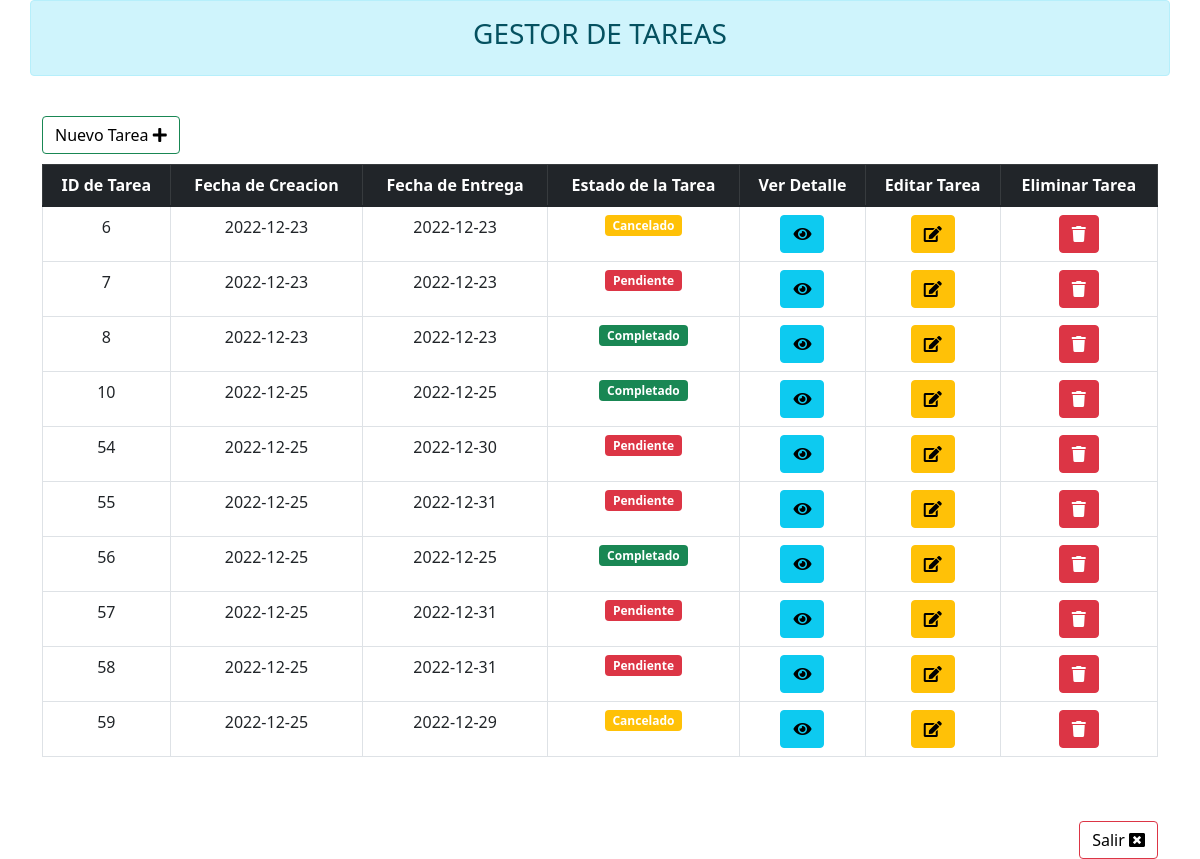
Screenshot of /examenFinal/dashboard with the database file from the repository.
### examenFinal/models.py (models this page shows)
class tareasExamen(models.Model):
    fechaCreacion = models.CharField(max_length=256,default='24-09-2022')
    fechaEntrega = models.CharField(max_length=256,default='30-09-2022')
    descripcion = models.CharField(max_length=512,default='')
    estadoTarea = models.CharField(max_length=128,default='PROGRESO')

### examenFinal/views.py (the view)
# urls.py: path('dashboard',views.dashboard,name='dashboard'),
def dashboard(request):
    return render(request,'examenFinal/dashboard.html',{
        'tareas_totales':tareasExamen.objects.all().order_by('id')
    })

### examenFinal/templates/examenFinal/dashboard.html (shortened to what this page needs)
<!DOCTYPE html>
<html lang="es">
    <head>
        <link href="https://cdn.jsdelivr.net/npm/bootstrap@5.1.3/dist/css/bootstrap.min.css" rel="stylesheet">
        <link rel="stylesheet" href="https://use.fontawesome.com/releases/v5.8.1/css/all.css">
    </head>
    <body>
        <div class="container">
            <div class="row alert alert-info text-center">
                <h3>GESTOR DE TAREAS</h3>
            </div>
            <br>
            <div>
                <a class="btn btn-outline-success float-start" style="color: black;" data-bs-toggle="modal" data-bs-target="#nuevaTarea"> Nuevo Tarea  <i class="fa fa-plus"></i></a>
            </div>
            <br>
            <br>
            <table class="table table-bordered table-hover text-center" style="font-size: 16px;">
                <thead class="table-dark text-center">
                        <th scope="col">ID de Tarea</th>
                        <th scope="col">Fecha de Creacion</th>
                        <th scope="col">Fecha de Entrega</th>
                        <th scope="col">Estado de la Tarea</th>
                        <th scope="col">Ver Detalle</th>
                        <th scope="col">Editar Tarea</th>
                        <th scope="col">Eliminar Tarea</th>
                </thead>
                <tbody id="tablaListarTareas">
                {% for tarea in tareas_totales %}
                    <tr>
                        <td>{{ tarea.id }}</td>
                        <td>{{ tarea.fechaCreacion }}</td>
                        <td>{{ tarea.fechaEntrega }}</td>
                        <td>
                            {% if tarea.estadoTarea == '0' %}
                                <h6><span class="badge bg-danger" >Pendiente</span></h6>
                            {% elif tarea.estadoTarea == '1' %}
                                <h6><span class="badge bg-success">Completado</span></h6>
                            {% elif tarea.estadoTarea == '2' %}
                                <h6><span class="badge bg-warning">Cancelado</span></h6>
                            {% endif %}
                        </td>
                        <td style="text-align: center;"><a id="detalle-{{ tarea.id }}" class="btn btn-info" style="color: black;" data-bs-toggle="modal" data-bs-target="#verDetalle" onclick="mostrarDetalle(this.id)"><i class="fa fa-eye"></i></a></td>
                        <td style="text-align: center;"><a id="editar-{{ tarea.id }}" class="btn btn-warning" style="color: black;" data-bs-toggle="modal" data-bs-target="#editarTarea" onclick="editarTarea(this.id)"><i class="fa fa-edit"></i></a></td>
                        <td style="text-align: center;"><a id="eliminar-{{ tarea.id }}" class="btn btn-danger" style="color: white;" onclick="eliminarTarea(this.id)"><i class="fa fa-trash"></i></a></td>
                    </tr>
                {% endfor %}
                </tbody>
            </table>
            <br>
            <br>
            <div>
                <a class="btn btn-outline-danger float-end" style="color: black;" href="{% url 'examenFinal:index' %}">  Salir  <i class="fa fa-window-close"> </i></a>
            </div>
            </div>
    </body>
</html>

### rows the page displays
tareasExamen: id "6", fechaCreacion "2022-12-23", fechaEntrega "2022-12-23", estadoTarea "Cancelado"
tareasExamen: id "7", fechaCreacion "2022-12-23", fechaEntrega "2022-12-23", estadoTarea "Pendiente"
tareasExamen: id "8", fechaCreacion "2022-12-23", fechaEntrega "2022-12-23", estadoTarea "Completado"
tareasExamen: id "10", fechaCreacion "2022-12-25", fechaEntrega "2022-12-25", estadoTarea "Completado"
tareasExamen: id "54", fechaCreacion "2022-12-25", fechaEntrega "2022-12-30", estadoTarea "Pendiente"
tareasExamen: id "55", fechaCreacion "2022-12-25", fechaEntrega "2022-12-31", estadoTarea "Pendiente"
tareasExamen: id "56", fechaCreacion "2022-12-25", fechaEntrega "2022-12-25", estadoTarea "Completado"
tareasExamen: id "57", fechaCreacion "2022-12-25", fechaEntrega "2022-12-31", estadoTarea "Pendiente"
tareasExamen: id "58", fechaCreacion "2022-12-25", fechaEntrega "2022-12-31", estadoTarea "Pendiente"
tareasExamen: id "59", fechaCreacion "2022-12-25", fechaEntrega "2022-12-29", estadoTarea "Cancelado"
